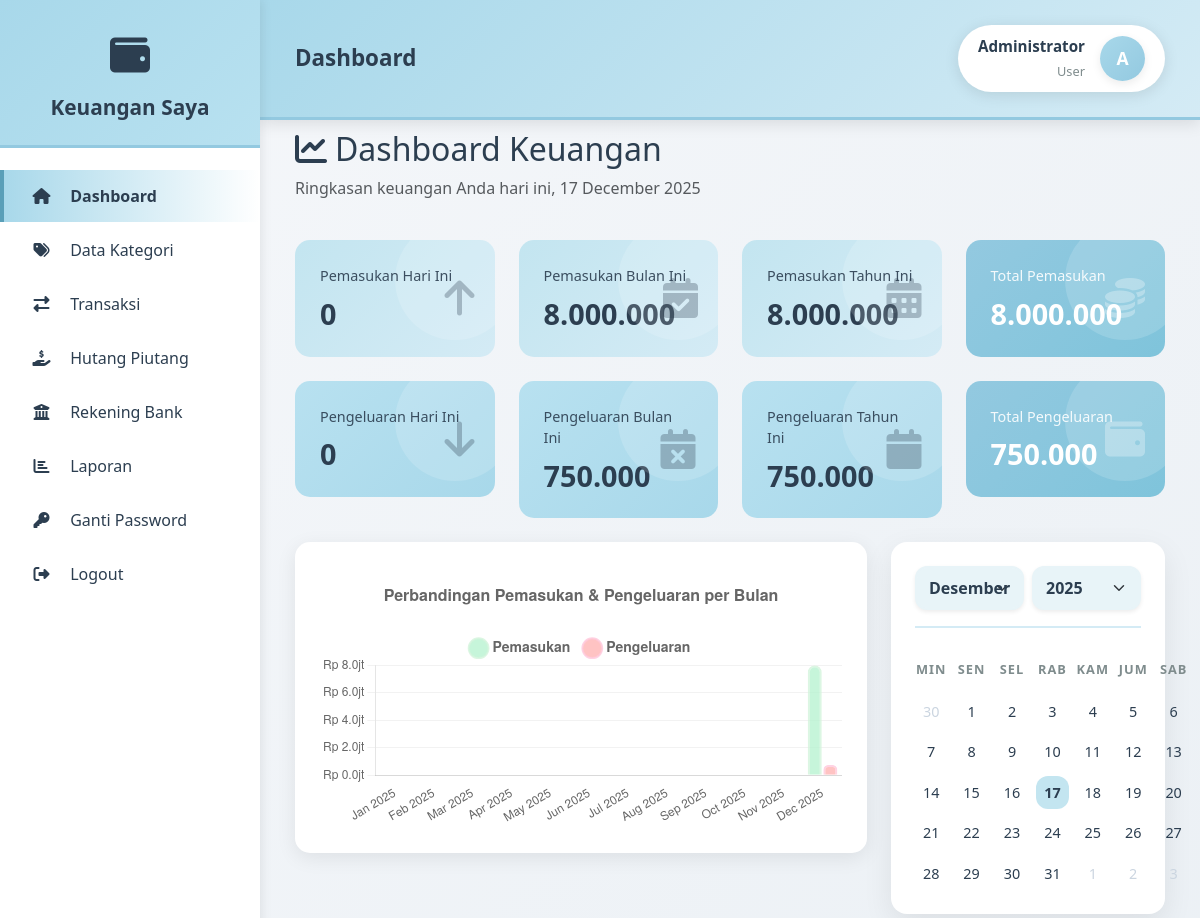
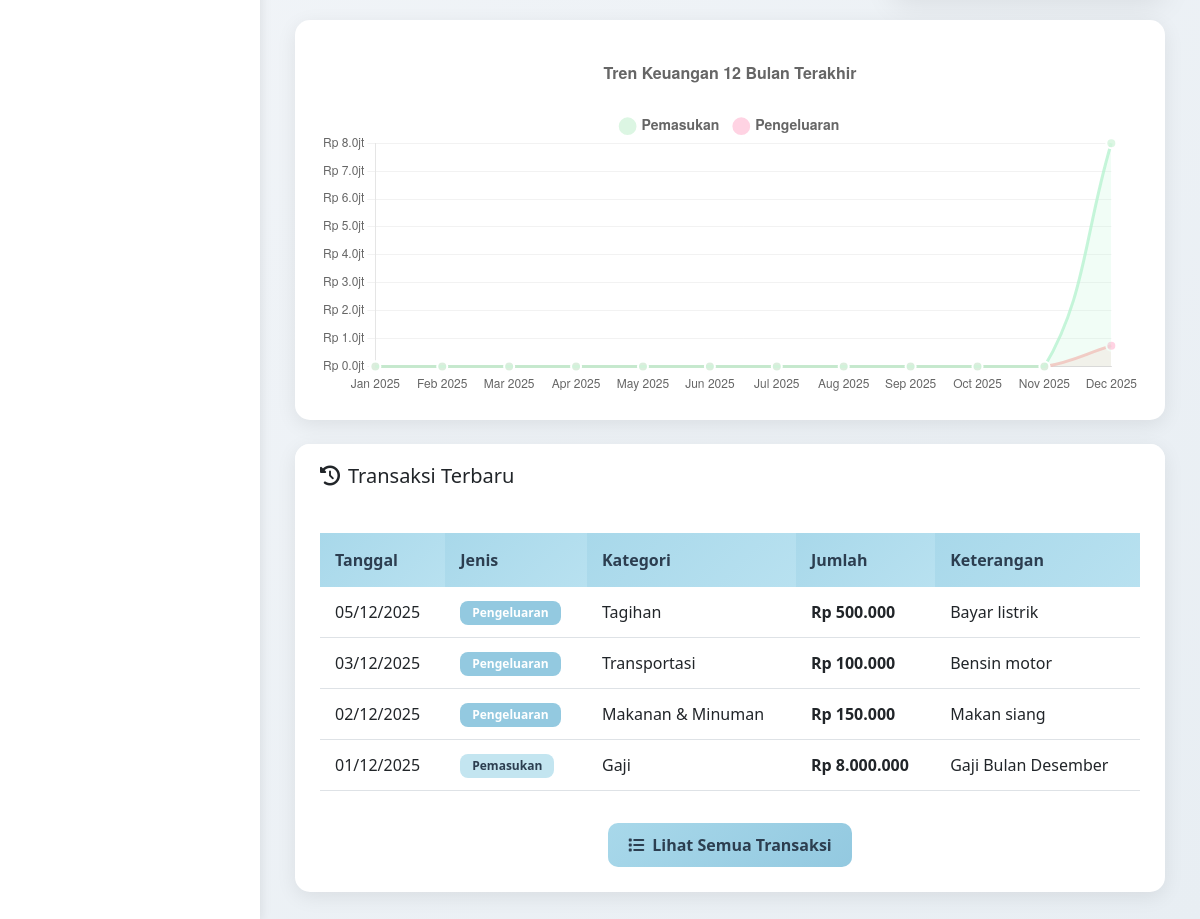
/dashboard.php (signed in), run on the app's committed database (2 pictures, top to bottom).
### tables this page shows
CREATE TABLE tbl_transaksi (
    transaksi_id INT AUTO_INCREMENT PRIMARY KEY,
    user_id INT NOT NULL,
    tanggal DATE NOT NULL,
    jenis_transaksi ENUM('Pemasukan', 'Pengeluaran') NOT NULL,
    kategori_id INT NOT NULL,
    bank_id INT NULL,
    jumlah DECIMAL(15,2) NOT NULL,
    keterangan TEXT,
    created_at TIMESTAMP DEFAULT CURRENT_TIMESTAMP,
    updated_at TIMESTAMP DEFAULT CURRENT_TIMESTAMP ON UPDATE CURRENT_TIMESTAMP,
    FOREIGN KEY (user_id) REFERENCES users(user_id) ON DELETE CASCADE,
    FOREIGN KEY (kategori_id) REFERENCES tbl_kategori(kategori_id) ON DELETE RESTRICT,
    FOREIGN KEY (bank_id) REFERENCES tbl_bank(bank_id) ON DELETE SET NULL,
    INDEX idx_user_tanggal (user_id, tanggal),
    INDEX idx_user_jenis (user_id, jenis_transaksi),
    INDEX idx_kategori (kategori_id),
    INDEX idx_bank (bank_id)
);

CREATE TABLE tbl_kategori (
    kategori_id INT AUTO_INCREMENT PRIMARY KEY,
    user_id INT NOT NULL,
    nama_kategori VARCHAR(100) NOT NULL,
    jenis_kategori ENUM('Pemasukan', 'Pengeluaran') NOT NULL,
    created_at TIMESTAMP DEFAULT CURRENT_TIMESTAMP,
    updated_at TIMESTAMP DEFAULT CURRENT_TIMESTAMP ON UPDATE CURRENT_TIMESTAMP,
    FOREIGN KEY (user_id) REFERENCES users(user_id) ON DELETE CASCADE,
    INDEX idx_user_jenis (user_id, jenis_kategori)
);

### config/session.php (called while the page is built, shortened)
<?php
function getUserId() {
    return $_SESSION['user_id'] ?? null;
}
function getNamaLengkap() {
    return $_SESSION['nama_lengkap'] ?? 'User';
}

### dashboard.php (the view, shortened to what this page needs)
<?php
require_once __DIR__ . '/config/database.php';
require_once __DIR__ . '/config/session.php';
$currentPage = 'dashboard';
$pageTitle = 'Dashboard';
$userId = getUserId();
$today = date('Y-m-d');
$currentMonth = date('Y-m');
$currentYear = date('Y');
function getTotal($pdo, $userId, $jenis, $periode = 'all', $tanggal = null) {
    $query = "SELECT COALESCE(SUM(jumlah), 0) as total FROM tbl_transaksi
              WHERE user_id = ? AND jenis_transaksi = ?";
    $params = [$userId, $jenis];
    if ($periode === 'day') {
        $query .= " AND tanggal = ?";
        $params[] = $tanggal;
    } elseif ($periode === 'month') {
        $query .= " AND DATE_FORMAT(tanggal, '%Y-%m') = ?";
        $params[] = $tanggal;
    } elseif ($periode === 'year') {
        $query .= " AND YEAR(tanggal) = ?";
        $params[] = $tanggal;
    }
    $stmt = $pdo->prepare($query);
    $stmt->execute($params);
    return $stmt->fetch()['total'];
}
$stats = [
    'income_today' => getTotal($pdo, $userId, 'Pemasukan', 'day', $today),
    'income_month' => getTotal($pdo, $userId, 'Pemasukan', 'month', $currentMonth),
    'income_year' => getTotal($pdo, $userId, 'Pemasukan', 'year', $currentYear),
    'income_total' => getTotal($pdo, $userId, 'Pemasukan'),
    'expense_today' => getTotal($pdo, $userId, 'Pengeluaran', 'day', $today),
    'expense_month' => getTotal($pdo, $userId, 'Pengeluaran', 'month', $currentMonth),
    'expense_year' => getTotal($pdo, $userId, 'Pengeluaran', 'year', $currentYear),
    'expense_total' => getTotal($pdo, $userId, 'Pengeluaran'),
];
$monthlyData = [];
for ($i = 11; $i >= 0; $i--) {
    $month = date('Y-m', strtotime("-$i months"));
    $monthName = date('M Y', strtotime("-$i months"));
    $income = getTotal($pdo, $userId, 'Pemasukan', 'month', $month);
    $expense = getTotal($pdo, $userId, 'Pengeluaran', 'month', $month);
    $monthlyData[] = [
        'label' => $monthName,
        'income' => $income,
        'expense' => $expense
    ];
}
$stmt = $pdo->prepare("
    SELECT k.nama_kategori, COALESCE(SUM(t.jumlah), 0) as total
    FROM tbl_kategori k
    LEFT JOIN tbl_transaksi t ON k.kategori_id = t.kategori_id
        AND t.jenis_transaksi = 'Pengeluaran'
        AND DATE_FORMAT(t.tanggal, '%Y-%m') = ?
        AND t.user_id = ?
    WHERE k.user_id = ? AND k.jenis_kategori = 'Pengeluaran'
    GROUP BY k.kategori_id, k.nama_kategori
    HAVING total > 0
    ORDER BY total DESC
");
$stmt->execute([$currentMonth, $userId, $userId]);
$categoryData = $stmt->fetchAll();
include __DIR__ . '/includes/header.php';
include __DIR__ . '/includes/sidebar.php';
?>
<div class="row fade-in">
    <div class="col-12 mb-4">
        <h2><i class="fas fa-chart-line me-2"></i>Dashboard Keuangan</h2>
        <p class="text-muted">Ringkasan keuangan Anda hari ini, <?= date('d F Y') ?></p>
    </div>
</div>
<div class="row g-4 mb-4">
    <div class="col-lg-3 col-md-6">
        <div class="stat-card bg-income">
            <i class="fas fa-arrow-up stat-card-icon"></i>
            <div class="stat-card-title">Pemasukan Hari Ini</div>
            <h3 class="stat-card-value"><?= number_format($stats['income_today'], 0, ',', '.') ?></h3>
        </div>
    </div>
    <div class="col-lg-3 col-md-6">
        <div class="stat-card bg-income">
            <i class="fas fa-calendar-check stat-card-icon"></i>
            <div class="stat-card-title">Pemasukan Bulan Ini</div>
            <h3 class="stat-card-value"><?= number_format($stats['income_month'], 0, ',', '.') ?></h3>
        </div>
    </div>
    <div class="col-lg-3 col-md-6">
        <div class="stat-card bg-income">
            <i class="fas fa-calendar-alt stat-card-icon"></i>
            <div class="stat-card-title">Pemasukan Tahun Ini</div>
            <h3 class="stat-card-value"><?= number_format($stats['income_year'], 0, ',', '.') ?></h3>
        </div>
    </div>
    <div class="col-lg-3 col-md-6">
        <div class="stat-card bg-total">
            <i class="fas fa-coins stat-card-icon"></i>
            <div class="stat-card-title">Total Pemasukan</div>
            <h3 class="stat-card-value"><?= number_format($stats['income_total'], 0, ',', '.') ?></h3>
        </div>
    </div>
    <div class="col-lg-3 col-md-6">
        <div class="stat-card bg-expense">
            <i class="fas fa-arrow-down stat-card-icon"></i>
            <div class="stat-card-title">Pengeluaran Hari Ini</div>
            <h3 class="stat-card-value"><?= number_format($stats['expense_today'], 0, ',', '.') ?></h3>
        </div>
    </div>
    <div class="col-lg-3 col-md-6">
        <div class="stat-card bg-expense">
            <i class="fas fa-calendar-times stat-card-icon"></i>
            <div class="stat-card-title">Pengeluaran Bulan Ini</div>
            <h3 class="stat-card-value"><?= number_format($stats['expense_month'], 0, ',', '.') ?></h3>
        </div>
    </div>
    <div class="col-lg-3 col-md-6">
        <div class="stat-card bg-expense">
            <i class="fas fa-calendar stat-card-icon"></i>
            <div class="stat-card-title">Pengeluaran Tahun Ini</div>
            <h3 class="stat-card-value"><?= number_format($stats['expense_year'], 0, ',', '.') ?></h3>
        </div>
    </div>
    <div class="col-lg-3 col-md-6">
        <div class="stat-card bg-total">
            <i class="fas fa-wallet stat-card-icon"></i>
            <div class="stat-card-title">Total Pengeluaran</div>
            <h3 class="stat-card-value"><?= number_format($stats['expense_total'], 0, ',', '.') ?></h3>
        </div>
    </div>
</div>
<div class="row g-4 mb-4">
    <div class="col-lg-8">
        <div class="card">
            <div class="card-body">
                <canvas id="monthlyComparisonChart" style="max-height: 400px;"></canvas>
            </div>
        </div>
    </div>
    <div class="col-lg-4">
        <div class="calendar-widget">
            <div class="calendar-header">
                <div class="d-flex gap-2 w-100">
                    <select id="monthSelect" class="form-select calendar-dropdown shadow-sm" onchange="updateCalendarFromDropdown()"></select>
                    <select id="yearSelect" class="form-select calendar-dropdown shadow-sm" onchange="updateCalendarFromDropdown()"></select>
                </div>
            </div>
            <div class="calendar-days" id="calendarDays"></div>
        </div>
    </div>
</div>
<div class="row g-4 mb-4">
    <div class="col-12">
        <div class="card">
            <div class="card-body">
                <canvas id="trendChart" style="max-height: 350px;"></canvas>
            </div>
        </div>
    </div>
</div>
<div class="row g-4">
    <div class="col-12">
        <div class="card">
            <div class="card-header">
                <h5 class="mb-0"><i class="fas fa-history me-2"></i>Transaksi Terbaru</h5>
            </div>
            <div class="card-body">
                <div class="table-responsive">
                    <table class="table table-hover">
                        <thead>
                            <tr>
                                <th>Tanggal</th>
                                <th>Jenis</th>
                                <th>Kategori</th>
                                <th>Jumlah</th>
                                <th>Keterangan</th>
                            </tr>
                        </thead>
                        <tbody>
                            <?php
                            $stmt = $pdo->prepare("
                                SELECT t.*, k.nama_kategori
                                FROM tbl_transaksi t
                                JOIN tbl_kategori k ON t.kategori_id = k.kategori_id
                                WHERE t.user_id = ?
                                ORDER BY t.tanggal DESC, t.created_at DESC
                                LIMIT 10
                            ");
                            $stmt->execute([$userId]);
                            $recentTransactions = $stmt->fetchAll();
                            if (count($recentTransactions) > 0):
                                foreach ($recentTransactions as $trans):
                            ?>
                                <tr>
                                    <td><?= date('d/m/Y', strtotime($trans['tanggal'])) ?></td>
                                    <td>
                                        <span class="badge badge-<?= $trans['jenis_transaksi'] === 'Pemasukan' ? 'income' : 'expense' ?>">
                                            <?= $trans['jenis_transaksi'] ?>
                                        </span>
                                    </td>
                                    <td><?= htmlspecialchars($trans['nama_kategori']) ?></td>
                                    <td><strong>Rp <?= number_format($trans['jumlah'], 0, ',', '.') ?></strong></td>
                                    <td><?= htmlspecialchars($trans['keterangan'] ?? '-') ?></td>
                                </tr>
                            <?php
                                endforeach;
                            else:
                            ?>
                                <tr>
                                    <td colspan="5" class="text-center">Belum ada transaksi</td>
                                </tr>
                            <?php endif; ?>
                        </tbody>
                    </table>
                </div>
                <div class="text-center mt-3">
                    <a href="/manajemen-keuangan/pages/transaksi/index.php" class="btn btn-primary">
                        <i class="fas fa-list me-2"></i>Lihat Semua Transaksi
                    </a>
                </div>
            </div>
        </div>
    </div>
</div>
<script>
// Prepare data for charts
const monthlyLabels = <?= json_encode(array_column($monthlyData, 'label')) ?>;
const monthlyIncome = <?= json_encode(array_column($monthlyData, 'income')) ?>;
const monthlyExpense = <?= json_encode(array_column($monthlyData, 'expense')) ?>;
const categoryLabels = <?= json_encode(array_column($categoryData, 'nama_kategori')) ?>;
const categoryValues = <?= json_encode(array_column($categoryData, 'total')) ?>;
// Initialize charts
document.addEventListener('DOMContentLoaded', function() {
    initMonthlyComparisonChart(monthlyLabels, monthlyIncome, monthlyExpense);
    initTrendChart(monthlyLabels, monthlyIncome, monthlyExpense);
    if (categoryLabels.length > 0) {
        initCategoryPieChart(categoryLabels, categoryValues);
    }
});
</script>
<?php include __DIR__ . '/includes/footer.php'; ?>

### includes/header.php (shortened to what this page needs)
<!DOCTYPE html>
<html lang="id">
<head>
    <link href="https://cdn.jsdelivr.net/npm/bootstrap@5.3.0/dist/css/bootstrap.min.css" rel="stylesheet">
    <link rel="stylesheet" href="https://cdnjs.cloudflare.com/ajax/libs/font-awesome/6.4.0/css/all.min.css">
    <link rel="stylesheet" href="https://cdn.datatables.net/1.13.6/css/dataTables.bootstrap5.min.css">
    <link rel="stylesheet" href="/manajemen-keuangan/assets/css/style.css">
</head>
<body>

### includes/sidebar.php
<aside class="sidebar">
    <div class="sidebar-brand">
        <div class="brand-icon">
            <i class="fas fa-wallet"></i>
        </div>
        <h4>Keuangan Saya</h4>
    </div>
    <nav class="sidebar-menu">
        <a href="/manajemen-keuangan/dashboard.php" class="menu-item <?= ($currentPage ?? '') === 'dashboard' ? 'active' : '' ?>">
            <i class="fas fa-home"></i> Dashboard
        </a>
        <a href="/manajemen-keuangan/pages/kategori/index.php" class="menu-item <?= ($currentPage ?? '') === 'kategori' ? 'active' : '' ?>">
            <i class="fas fa-tags"></i> Data Kategori
        </a>
        <a href="/manajemen-keuangan/pages/transaksi/index.php" class="menu-item <?= ($currentPage ?? '') === 'transaksi' ? 'active' : '' ?>">
            <i class="fas fa-exchange-alt"></i> Transaksi
        </a>
        <a href="/manajemen-keuangan/pages/hutang/index.php" class="menu-item <?= ($currentPage ?? '') === 'hutang' ? 'active' : '' ?>">
            <i class="fas fa-hand-holding-usd"></i> Hutang Piutang
        </a>
        <a href="/manajemen-keuangan/pages/bank/index.php" class="menu-item <?= ($currentPage ?? '') === 'bank' ? 'active' : '' ?>">
            <i class="fas fa-university"></i> Rekening Bank
        </a>
        <a href="/manajemen-keuangan/pages/laporan/index.php" class="menu-item <?= ($currentPage ?? '') === 'laporan' ? 'active' : '' ?>">
            <i class="fas fa-chart-bar"></i> Laporan
        </a>
        <a href="/manajemen-keuangan/pages/profile/change_password.php" class="menu-item <?= ($currentPage ?? '') === 'password' ? 'active' : '' ?>">
            <i class="fas fa-key"></i> Ganti Password
        </a>
        <a href="#" onclick="confirmLogout(event)" class="menu-item">
            <i class="fas fa-sign-out-alt"></i> Logout
        </a>
    </nav>
</aside>
<div class="main-content">
    <header class="top-header">
        <div>
            <h5><?= $pageTitle ?? 'Dashboard' ?></h5>
        </div>
        <div class="user-info">
            <div class="user-details">
                <span class="user-name"><?= htmlspecialchars(getNamaLengkap()) ?></span>
                <span class="user-role">User</span>
            </div>
            <div class="user-avatar">
                <?= strtoupper(substr(getNamaLengkap(), 0, 1)) ?>
            </div>
        </div>
    </header>
    <div class="content-wrapper">

### includes/footer.php (shortened to what this page needs)
        </div>
    </div>
</body>
</html>

### data on the page
tbl_transaksi: tanggal "05/12/2025", jenis_transaksi "Pengeluaran", kategori.nama_kategori "Tagihan", jumlah "500.000", keterangan "Bayar listrik"
tbl_transaksi: tanggal "03/12/2025", jenis_transaksi "Pengeluaran", kategori.nama_kategori "Transportasi", jumlah "100.000", keterangan "Bensin motor"
tbl_transaksi: tanggal "02/12/2025", jenis_transaksi "Pengeluaran", kategori.nama_kategori "Makanan & Minuman", jumlah "150.000", keterangan "Makan siang"
tbl_transaksi: tanggal "01/12/2025", jenis_transaksi "Pemasukan", kategori.nama_kategori "Gaji", jumlah "8.000.000", keterangan "Gaji Bulan Desember"

### other printed values
$pageTitle "Dashboard"
getNamaLengkap() "Administrator"
substr(getNamaLengkap(), 0, 1) "A"
$stats['income_today'] "0"
$stats['income_month'] "8.000.000"
$stats['income_year'] "8.000.000"
$stats['income_total'] "8.000.000"
$stats['expense_today'] "0"
$stats['expense_month'] "750.000"
$stats['expense_year'] "750.000"
$stats['expense_total'] "750.000"
chart data {{ json_encode(array_column($monthlyData, 'income')) }} ["0.00","0.00","0.00","0.00","0.00","0.00","0.00","0.00","0.00","0.00","0.00","8000000.00"]
chart data {{ json_encode(array_column($monthlyData, 'expense')) }} ["0.00","0.00","0.00","0.00","0.00","0.00","0.00","0.00","0.00","0.00","0.00","750000.00"]
